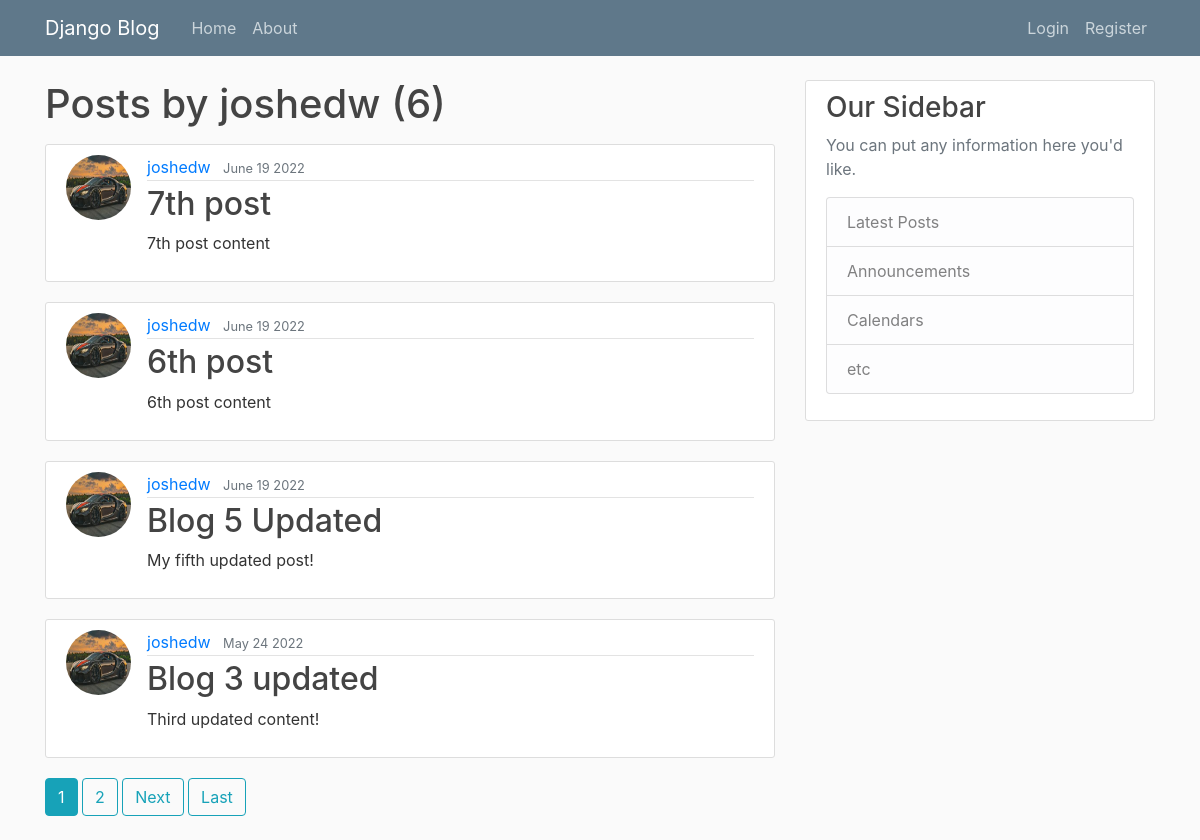
/user/joshedw, run on the app's committed database.
### blog/models.py (models this page shows, shortened)
class Post(models.Model):
    title = models.CharField(max_length=100)
    content = models.TextField()
    date_posted = models.DateTimeField(default=timezone.now)
    '''auto_now_add could be used in this field since this takes current datetime.  But we want this to be created not
    last updated i.e. auto_now_add, however this isn't editable'''
    author = models.ForeignKey(User, on_delete=models.CASCADE)
    '''on delete means the post will get deleted if the user is deleted, but NOT vice versa'''

### users/models.py (models this page shows, shortened)
class Profile(models.Model):
    user = models.OneToOneField(User, on_delete=models.CASCADE)
    image = models.ImageField(default='default.jpg', upload_to='profile_pics')

### blog/views.py (the view)
# urls.py: path('user/<str:username>', UserPostListView.as_view(), name='user-posts'),
class UserPostListView(ListView):
    model = Post
    template_name = 'blog/user_posts.html'
    context_object_name = 'posts'
    paginate_by = 4
    def get_queryset(self):
        user = get_object_or_404(User, username=self.kwargs.get('username'))
        return Post.objects.filter(author=user).order_by('-date_posted')

### blog/templates/blog/user_posts.html (shortened to what this page needs)
{% extends "blog/base.html" %}
{% block content %}
    <h1 class="mb-3">Posts by {{ view.kwargs.username }} ({{ page_obj.paginator.count }})</h1>
	{% for post in posts %}
		<article class="media content-section">
			<img class="rounded-circle article-img" src="{{ post.author.profile.image.url }}">
		  <div class="media-body">
			<div class="article-metadata">
			  <a class="mr-2" href="{% url 'user-posts' post.author.username %}">{{ post.author }}</a>
			  <small class="text-muted">{{ post.date_posted|date:"F d Y" }}</small>
			</div>
			<h2><a class="article-title" href="{% url 'post-detail' post.id %}">{{ post.title }}</a></h2>
			<p class="article-content">{{ post.content }}</p>
		  </div>
		</article>
	{% endfor %}
	{% if is_paginated %}
		{% for num in page_obj.paginator.page_range %}
			{% if page_obj.number == num %}
			<a class="btn btn-info mb-4" href="?page={{ num }}">{{ num }}</a>
			{% elif num > page_obj.number|add:'-3' and num < page_obj.number|add:'3' %}
			<a class="btn btn-outline-info mb-4" href="?page={{ num }}">{{ num }}</a>
			{% endif %}
		{% endfor %}
		{% if page_obj.has_next %}
		<a class="btn btn-outline-info mb-4" href="?page={{ page_obj.next_page_number }}">Next</a>
		<a class="btn btn-outline-info mb-4" href="?page={{ page_obj.paginator.num_pages }}">Last</a>
		{% endif %}
	{% endif %}
{% endblock content %}

### blog/static/blog/main.css (style rules this page uses)
body { background: #fafafa; color: #333333; margin-top: 5rem; }
h1, h2, h3, h4, h5, h6 { color: #444444; }
.content-section { background: #ffffff; padding: 10px 20px; border: 1px solid #dddddd; border-radius: 3px; margin-bottom: 20px; }
.article-title { color: #444444; }
.article-content { white-space: pre-line; }
.article-img { height: 65px; width: 65px; margin-right: 16px; }
.article-metadata { padding-bottom: 1px; margin-bottom: 4px; border-bottom: 1px solid #e3e3e3 }

### data on the page
Post: author.profile.image (picture), author "joshedw", date_posted "June 19 2022", title "7th post", content "7th post content"
Post: author.profile.image (picture), author "joshedw", date_posted "June 19 2022", title "6th post", content "6th post content"
Post: author.profile.image (picture), author "joshedw", date_posted "June 19 2022", title "Blog 5 Updated", content "My fifth updated post!"
Post: author.profile.image (picture), author "joshedw", date_posted "May 24 2022", title "Blog 3 updated", content "Third updated content!"

### other printed values
{{ view.kwargs.username }} "joshedw"
{{ page_obj.paginator.count }} "6"
{{ num }} "1"
{{ num }} "2"
